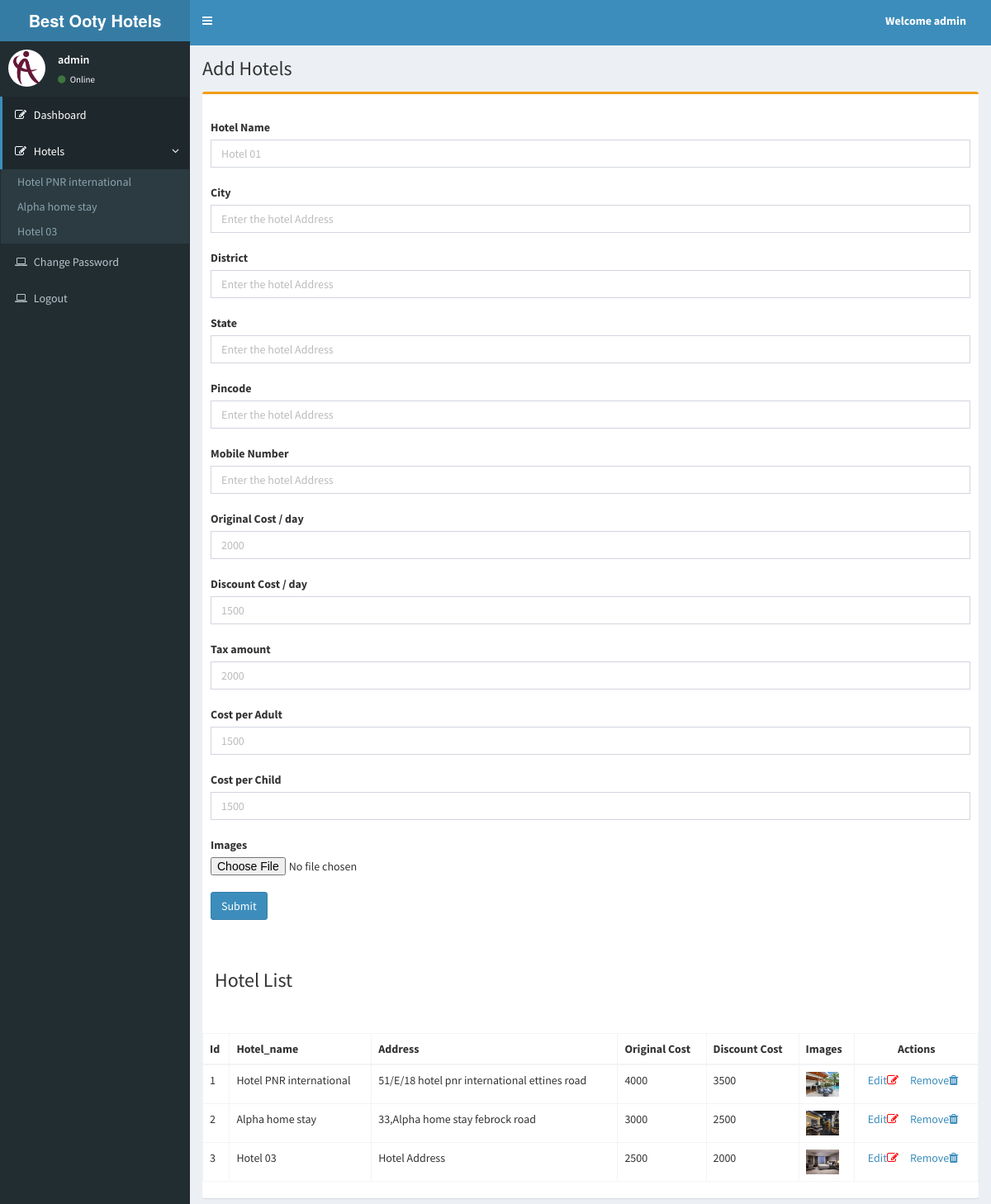
The page /admin/hotel.php (signed in) on the database its author committed.
### tables this page shows
CREATE TABLE `hotels` (
  `id` int(11) NOT NULL,
  `h_id` varchar(200) NOT NULL,
  `hotel_name` varchar(200) NOT NULL,
  `hotel_address` varchar(200) NOT NULL,
  `image` varchar(200) NOT NULL,
  `image_path` varchar(200) NOT NULL,
  `original_cost` varchar(200) NOT NULL,
  `discount_cost` varchar(200) NOT NULL,
  `tax_amount` varchar(200) NOT NULL,
  `adult` varchar(200) NOT NULL,
  `child` varchar(200) NOT NULL,
  `district` varchar(200) NOT NULL,
  `hotel_state` varchar(200) NOT NULL,
  `pincode` varchar(200) NOT NULL,
  `phone` varchar(200) NOT NULL
);

### admin/hotel.php (the view, shortened to what this page needs)
<?php
require 'db.php';
?>
<?php include('header.php') ?>
<div class="content-wrapper">
  <section class="content-header">
    <h1>
      Add Hotels </h1>
  </section>
  <section class="content">
    <div class="row">
      <div class="col-lg-12">
        <div class="box box-warning">
          <div class="box-header">
          </div>
          <div class="box-body">
            <form role="form" action="save_hotel.php" method="POST" enctype="multipart/form-data">
              <div class="form-group">
                <label for="ban">Hotel Name</label>
                <input class="form-control" id="ban" name="hotel_name" placeholder="Hotel 01" />
                <br>
                <label for="ban">City</label>
                <input class="form-control" id="ban" name="city" placeholder="Enter the hotel Address" />
                <br>
                <label for="ban">District</label>
                <input class="form-control" id="ban" name="district" placeholder="Enter the hotel Address" />
                <br>
                <label for="ban">State</label>
                <input class="form-control" id="ban" name="state" placeholder="Enter the hotel Address" />
                <br>
                <label for="ban">Pincode</label>
                <input class="form-control" id="ban" name="pincode" placeholder="Enter the hotel Address" />
                <br>
                <label for="ban">Mobile Number</label>
                <input class="form-control" id="ban" name="phone" placeholder="Enter the hotel Address" />
                <br>
                <label for="ban">Original Cost / day</label>
                <input class="form-control" id="ban" name="original_cost" placeholder="2000" />
                <br>
                <label for="ban">Discount Cost / day</label>
                <input class="form-control" id="ban" name="discount_cost" placeholder="1500" />
                <br>
                <label for="ban">Tax amount</label>
                <input class="form-control" id="ban" name="tax_amount" placeholder="2000" />
                <br>
                <label for="ban">Cost per Adult</label>
                <input class="form-control" id="ban" name="adult" placeholder="1500" />
                <br>
                <label for="ban">Cost per Child</label>
                <input class="form-control" id="ban" name="child" placeholder="1500" />
                <br>
                <div class="input-wrap">
                  <label for="save">Images</label>
                  <input type="file" name="image" accept="image/jpeg" required>
                </div>
                <br>
                <button type="submit" class="btn btn-primary" name="submit">Submit</button>
              </div>
          </div>
          <section class="content-header">
            <h3>
              Hotel List
            </h3>
          </section>
          <br>
          <br />
          <div id="table-content">
            <table class="table table-hover table-bordered">
              <thead class="thead-light ">
                <tr>
                  <th>Id</th>
                  <th>Hotel_name</th>
                  <th>Address</th>
                  <th>Original Cost</th>
                  <th>Discount Cost</th>
                  <th>Images</th>
                  <th class="text-center">Actions</th>
                </tr>
              </thead>
              <tbody>
                <?php
                require('db.php');
                $slno = 0;
                $result = mysqli_query($conn, "SELECT * FROM hotels");
                while ($row_result = mysqli_fetch_array($result)) {
                  $slno++;
                  $address = $row_result['hotel_address'];
                  $hotel_name = $row_result['hotel_name'];
                  $image = $row_result['image_path'];
                  $original_cost = $row_result['original_cost'];
                  $discount_cost = $row_result['discount_cost'];
                ?>
                  <tr>
                    <td><?php echo $slno; ?></td>
                    <td><?php echo $hotel_name; ?></td>
                    <td><?php echo $address; ?></td>
                    <td><?php echo $original_cost; ?></td>
                    <td><?php echo $discount_cost; ?></td>
                    <td><img class="img-responsive" width="40" height="55" src="Upload/<?php echo $image; ?>" /></td>
                    <td class="text-center">
                      <a href="edit_hotel.php?id=<?php echo $row_result['id']; ?>">Edit<i class="fa fa-edit" style="color:red"></i></a> &nbsp;&nbsp;&nbsp;
                      <a href="remove_hotel.php?id=<?php echo $row_result['id']; ?>">Remove<i class="fa fa-trash" aria-hidden="true"></i></a>&nbsp;&nbsp;&nbsp;
                    </td>
                  </tr>
                <?php
                }
                ?>
              </tbody>
          </div>
        </div>
      </div>
    </div>
  </section>
</div>
</body>
</html>

### admin/header.php (shortened to what this page needs)
<?php
 require 'db.php';
$username = $_SESSION["username"];
?>
<!DOCTYPE html>
<html>
  <head><meta http-equiv="Content-Type" content="text/html; charset=utf-8">
    <link href="bootstrap/css/bootstrap.min.css" rel="stylesheet" type="text/css" />
    <link href="https://maxcdn.bootstrapcdn.com/font-awesome/4.3.0/css/font-awesome.min.css" rel="stylesheet" type="text/css" />
    <link href="http://code.ionicframework.com/ionicons/2.0.0/css/ionicons.min.css" rel="stylesheet" type="text/css" />
    <link href="dist/css/AdminLTE.min.css" rel="stylesheet" type="text/css" />
    <link href="dist/css/skins/_all-skins.min.css" rel="stylesheet" type="text/css" />
    <link href="plugins/iCheck/flat/blue.css" rel="stylesheet" type="text/css" />
    <link href="plugins/morris/morris.css" rel="stylesheet" type="text/css" />
    <link href="plugins/jvectormap/jquery-jvectormap-1.2.2.css" rel="stylesheet" type="text/css" />
    <link href="plugins/datepicker/datepicker3.css" rel="stylesheet" type="text/css" />
    <link href="plugins/daterangepicker/daterangepicker-bs3.css" rel="stylesheet" type="text/css" />
    <link href="plugins/bootstrap-wysihtml5/bootstrap3-wysihtml5.min.css" rel="stylesheet" type="text/css" />
  </head>
  <body class="skin-blue">
    <div class="wrapper">
      <header class="main-header">
        <a href="dashboard.php" class="logo"><b>Best Ooty Hotels</b></a>
        <nav class="navbar navbar-static-top" role="navigation">
          <a href="#" class="sidebar-toggle" data-toggle="offcanvas" role="button">
          </a>
          <div class="navbar-custom-menu">
            <ul class="nav navbar-nav">
              <li class="dropdown user user-menu">
                <a href="#" class="dropdown-toggle" data-toggle="dropdown">
                  <span class="hidden-xs"><label>Welcome <?php echo $username; ?> </label></span>
                </a>
              </li>
            </ul>
          </div>
        </nav>
      </header>
      <aside class="main-sidebar">
        <section class="sidebar">
          <div class="user-panel">
            <div class="pull-left image">
              <img src="dist/img/user2-160x160.jpg" class="img-circle" alt="User Image" />
            </div>
            <div class="pull-left info">
              <p><?php echo $username; ?></p>
              <a href="#"><i class="fa fa-circle text-success"></i> Online</a>
            </div>
          </div>
          <ul class="sidebar-menu">
            <li class="active treeview">
              <a href="dashboard.php">
                <i class="fa fa-edit"></i> <span>Dashboard</span>
              </a>
            </li>
			<li class="active treeview">
              <a href="#">
                <i class="fa fa-edit"></i> <span>Hotels</span>
                <i class="fa fa-angle-left pull-right"></i>
              </a>
			  <?php
				$result =mysqli_query($conn,"SELECT * FROM hotels");
				while ($row_result=mysqli_fetch_array($result))
				{
					$hotel_name=$row_result['hotel_name'];
          $address=$row_result['hotel_address'];
			  ?>
             <ul class="treeview-menu">
				<li><a href="about_hotel.php?hotel_name=<?php echo $hotel_name;?>&address=<?php echo $address;?>"/><?php echo $hotel_name;?></a></li>
             </ul>
				<?php }?>
            </li>
            <li class="treeview">
              <a href="changepassword.php">
                <i class="fa fa-laptop"></i>
                <span>Change Password</span>
              </a>
            </li>
            <li class="treeview">
              <a href="logout.php">
                <i class="fa fa-laptop"></i>
                <span>Logout</span>
              </a>
            </li>
        </section>
      </aside>

### rows shown on the page
hotels: hotel_name "Hotel PNR international", hotel_address "51/E/18 hotel pnr international ettines road", original_cost "4000", discount_cost "3500", image_path (picture)
hotels: hotel_name "Alpha home stay", hotel_address "33,Alpha home stay febrock road", original_cost "3000", discount_cost "2500", image_path (picture)
hotels: hotel_name "Hotel 03", hotel_address "Hotel Address", original_cost "2500", discount_cost "2000", image_path (picture)

### other values the page prints
$username "admin"
